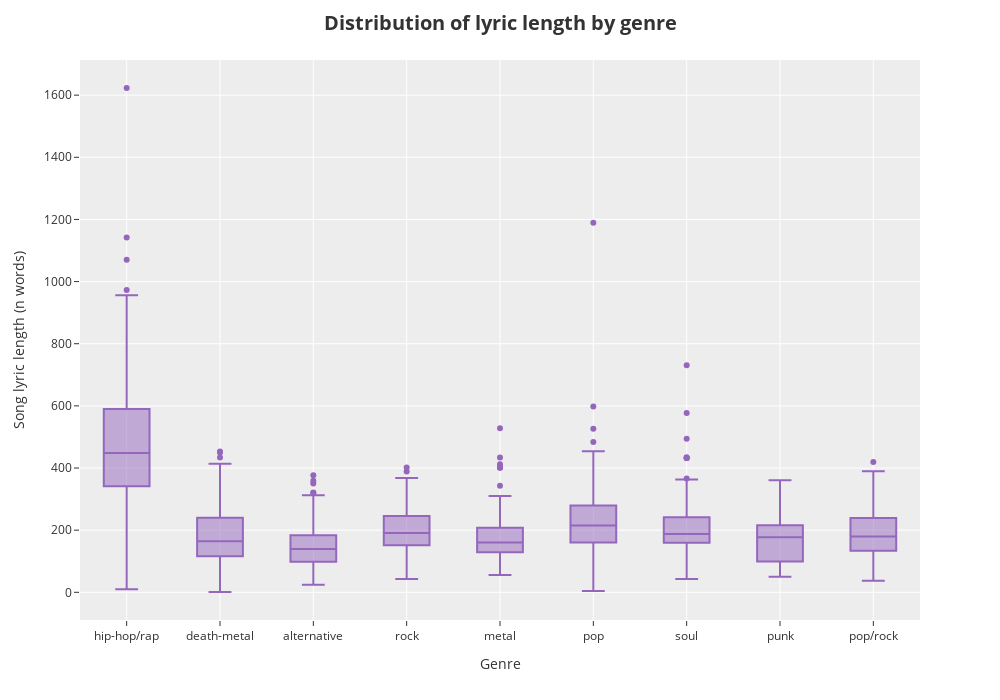

The notebook cell saved with this chart:
### Code cell
#plot lyric count distributon for each genre
fig_dist = word_counts.plot.box(template='ggplot2')



#title parameters
title_param = dict(text='<b>Distribution of lyric length by genre</b><br></b>', 
                        font=dict(size=20))

#update layout
fig_dist.update_layout(title=title_param,
                  width=1000,
                  height=700,        
                  xaxis = dict(title='Genre'),
                  yaxis = dict(title='Song lyric length (n words)'),
                  autosize=False,
                  showlegend=False,)

fig_dist.update_traces(marker_color='rgb(148, 103, 189)')
#show plot
fig_dist.show()

### Figure 1 — Plotly figure (JSON) as saved in the notebook; plotly's stock layout.template omitted (floating-point values rounded to 4 significant figures; data arrays with more than 128 entries replaced by an {"elided": "..."} marker saying what was removed)
{"data": [{"alignmentgroup": "True", "hovertemplate": "variable=%{x}<br>value=%{y}<extra></extra>", "legendgroup": "", "marker": {"color": "rgb(148, 103, 189)"}, "name": "", "notched": false, "offsetgroup": "", "orientation": "v", "showlegend": false, "type": "box", "x": {"elided": "15228 str values"}, "x0": " ", "xaxis": "x", "y": {"elided": "15228 int values"}, "y0": " ", "yaxis": "y"}], "layout": {"autosize": false, "boxmode": "group", "height": 700, "legend": {"tracegroupgap": 0}, "margin": {"t": 60}, "showlegend": false, "title": {"font": {"size": 20}, "text": "<b>Distribution of lyric length by genre</b><br></b>"}, "width": 1000, "xaxis": {"anchor": "y", "domain": [0, 1], "title": {"text": "Genre"}}, "yaxis": {"anchor": "x", "domain": [0, 1], "title": {"text": "Song lyric length (n words)"}}}}
